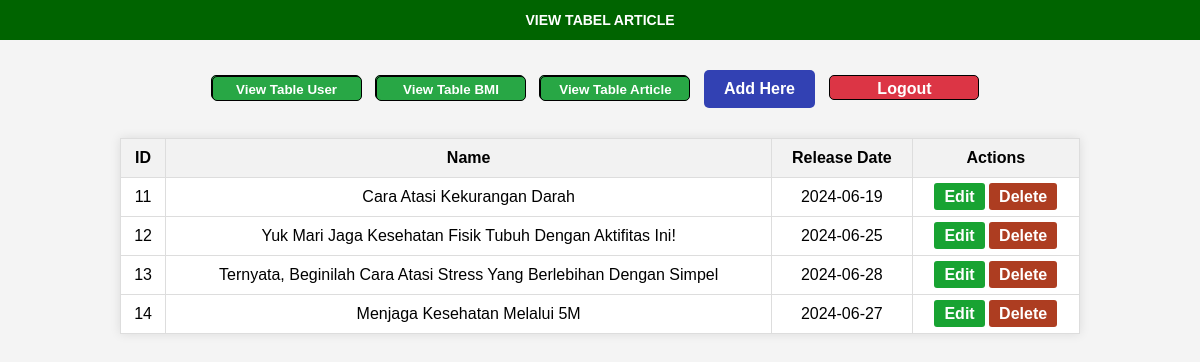
The page /admin/articleindex.php on the database its author committed.
### tables this page shows
CREATE TABLE `article` (
  `article_ID` int(11) NOT NULL,
  `nama_article` varchar(200) DEFAULT NULL,
  `rilis_article` date DEFAULT NULL,
  `user_ID` int(11) NOT NULL
);

### admin/articleindex.php (the view, shortened to what this page needs)
<?php
include ("../koneksi.php");
$result = $conn->query("SELECT * FROM article");
?>
<!DOCTYPE html>
<html lang="en">
<head>
</head>
<body>
    <header class="header">VIEW TABEL ARTICLE</header>
    <div class="button-container">
        <a class="page" href="index.php"><button>View Table User</button></a>
        <a class="page" href="bmicrud.php"><button>View Table BMI</button></a>
        <a class="page" href="articleindex.php"><button>View Table Article</button></a>
        <a href="articlecreate.php" class="create-btn">Add Here</a>
        <a href="../index.php" class="logout-btn">Logout</a>
    </div>
    <table>
        <tr>
            <th>ID</th>
            <th>Name</th>
            <th>Release Date</th>
            <th>Actions</th>
        </tr>
        <?php while($row = $result->fetch_assoc()): ?>
        <tr>
            <td><?php echo $row['article_ID']; ?></td>
            <td><?php echo $row['nama_article']; ?></td>
            <td><?php echo $row['rilis_article']; ?></td>
            <td>
                <a href="articleupdate.php?edit=<?php echo $row['article_ID']; ?>" class="action-btn edit">Edit</a>
                <a href="articleindex.php?delete=<?php echo $row['article_ID']; ?>" class="action-btn delete" onclick="return confirm('Are you sure?')">Delete</a>
            </td>
        </tr>
        <?php endwhile; ?>
    </table>
</body>
</html>

### admin/articleindex.php (style rules this page uses)
* { margin: 0; padding: 0; box-sizing: border-box; }
body { font-family: Arial, sans-serif; background-color: #f4f4f4; }
.header { width: 100%; height: 40px; background-color: darkgreen; color: white; font-weight: 800; display: grid; place-items: center; font-size: 14px; font-family: sans-serif; }
.button-container { margin: 20px 0; text-align: center; }
.button-container a { margin-right: 10px; display: inline-block; }
.button-container button, .button-container a.page { height: 25px; width: 150px; color: white; border: 0.5px solid black; background-color: #28a745; font-weight: 600; border-radius: 5px; cursor: pointer; text-decoration: none; text-align: center; line-height: 25px; }
table { width: 80%; margin: 20px auto; border-collapse: collapse; background-color: #fff; box-shadow: 0 0 10px rgba(0, 0, 0, 0.1); }
table, th, td { border: 1px solid #ddd; text-align: center; }
th, td { padding: 10px; }
th { background-color: #f2f2f2; font-weight: bold; }
.action-btn { padding: 5px 10px; border: none; border-radius: 3px; color: white; font-weight: 600; text-decoration: none; cursor: pointer; }
.action-btn.edit { background-color: #18a332; }
.action-btn.delete { background-color: #ad3d21; }
.create-btn { display: block; width: fit-content; margin: 10px auto; padding: 10px 20px; background-color: #3241b3; color: white; text-align: center; text-decoration: none; font-weight: 650; border-radius: 5px; }
.logout-btn { height: 25px; width: 150px; color: white; border: 0.5px solid black; background-color: #dc3545; font-weight: 600; border-radius: 5px; cursor: pointer; text-decoration: none; text-align: center; line-height: 25px; }

### rows shown on the page
article: article_ID "11", nama_article "Cara Atasi Kekurangan Darah", rilis_article "2024-06-19"
article: article_ID "12", nama_article "Yuk Mari Jaga Kesehatan Fisik Tubuh Dengan Aktifitas Ini!", rilis_article "2024-06-25"
article: article_ID "13", nama_article "Ternyata, Beginilah Cara Atasi Stress Yang Berlebihan Dengan Simpel", rilis_article "2024-06-28"
article: article_ID "14", nama_article "Menjaga Kesehatan Melalui 5M", rilis_article "2024-06-27"
